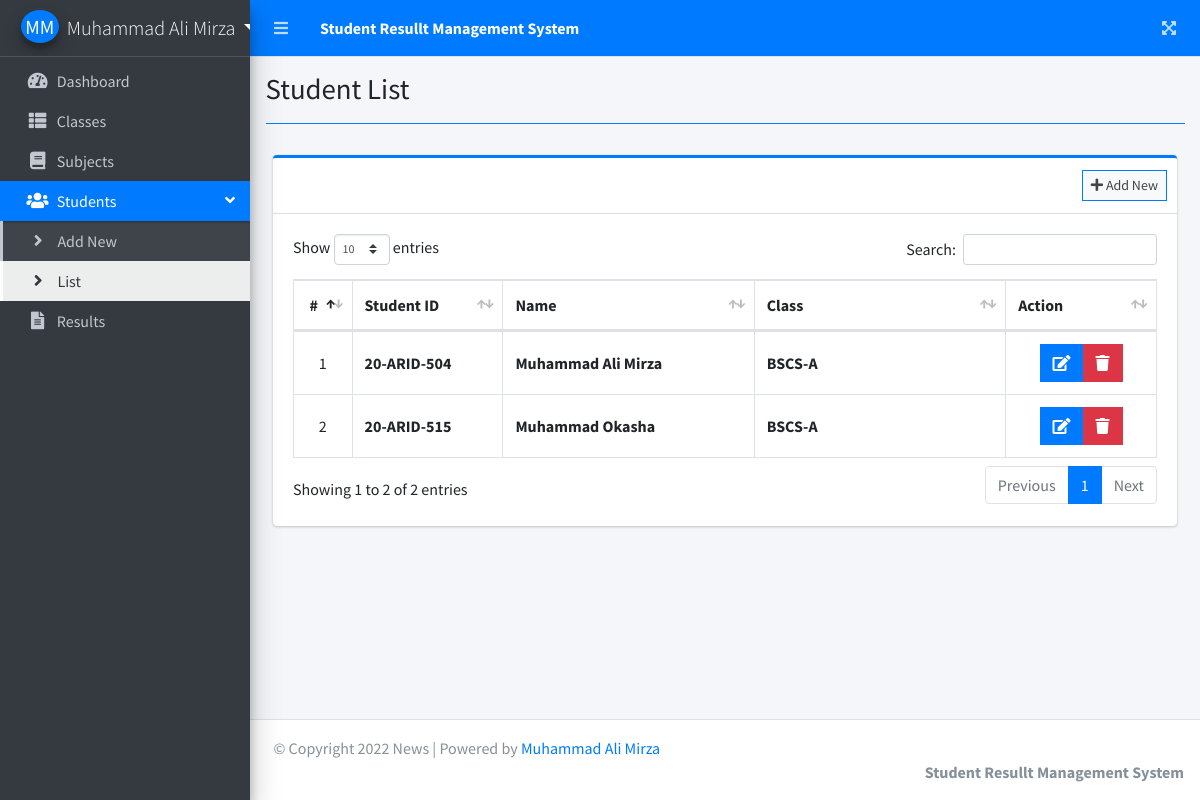
The app's page /index.php?page=student_list (signed in) with its own data.
### tables this page shows
CREATE TABLE `students` (
  `id` int(30) NOT NULL,
  `student_code` varchar(50) NOT NULL,
  `firstname` varchar(200) NOT NULL,
  `middlename` varchar(200) NOT NULL,
  `lastname` varchar(200) NOT NULL,
  `gender` varchar(50) NOT NULL,
  `address` text NOT NULL,
  `class_id` int(30) NOT NULL,
  `date_created` datetime NOT NULL DEFAULT current_timestamp()
);

### student_list.php (the view, shortened to what this page needs)
<?php include'db_connect.php' ?>
<div class="col-lg-12">
	<div class="card card-outline card-primary">
		<div class="card-header">
			<div class="card-tools">
				<a class="btn btn-block btn-sm btn-default btn-flat border-primary " href="./index.php?page=new_student"><i class="fa fa-plus"></i> Add New</a>
			</div>
		</div>
		<div class="card-body">
			<table class="table tabe-hover table-bordered" id="list">
				<colgroup>
					<col width="5%">
					<col width="15%">
					<col width="25%">
					<col width="25%">
					<col width="15%">
				</colgroup>
				<thead>
					<tr>
						<th class="text-center">#</th>
						<th>Student ID</th>
						<th>Name</th>
						<th>Class</th>
						<th>Action</th>
					</tr>
				</thead>
				<tbody>
					<?php
					$i = 1;
					$qry = $conn->query("SELECT s.*,concat(c.degree,'-',c.section) as class,concat(firstname,' ',middlename,' ',lastname) as name FROM students s inner join classes c on c.id = s.class_id order by concat(firstname,' ',middlename,' ',lastname) asc  ");
					while($row= $qry->fetch_assoc()):
					?>
					<tr>
						<td class="text-center"><?php echo $i++ ?></td>
						<td class=""><b><?php echo $row['student_code'] ?></b></td>
						<td><b><?php echo ucwords($row['name']) ?></b></td>
						<td><b><?php echo ucwords($row['class']) ?></b></td>
						<td class="text-center">
		                    <div class="btn-group">
		                        <a href="index.php?page=edit_student&id=<?php echo $row['id'] ?>" class="btn btn-primary btn-flat ">
		                          <i class="fas fa-edit"></i>
		                        </a>
		                        <button type="button" class="btn btn-danger btn-flat delete_student" data-id="<?php echo $row['id'] ?>">
		                          <i class="fas fa-trash"></i>
		                        </button>
	                      </div>
						</td>
					</tr>
				<?php endwhile; ?>
				</tbody>
			</table>
		</div>
	</div>
</div>

### student_list.php (style rules this page uses)
table td { vertical-align: middle !important; }

### records on screen
students: student_code "20-ARID-504", name "Muhammad Ali Mirza", class "BSCS-A"
students: student_code "20-ARID-515", name "Muhammad Okasha", class "BSCS-A"

### other values on screen
$_SESSION['system']['name'] "Student Resullt Management System"
$_SESSION['login_firstname'].' '.$_SESSION['login_lastname'] "Muhammad Ali Mirza"
$title "Student List"
